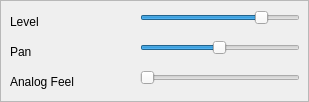
            <widget class="QFrame" name="frame">
             <property name="sizePolicy">
              <sizepolicy hsizetype="Preferred" vsizetype="MinimumExpanding">
               <horstretch>0</horstretch>
               <verstretch>0</verstretch>
              </sizepolicy>
             </property>
             <property name="frameShape">
              <enum>QFrame::StyledPanel</enum>
             </property>
             <property name="frameShadow">
              <enum>QFrame::Raised</enum>
             </property>
             <widget class="QLabel" name="label_64">
              <property name="geometry">
               <rect>
                <x>10</x>
                <y>10</y>
                <width>75</width>
                <height>23</height>
               </rect>
              </property>
              <property name="text">
               <string>Level</string>
              </property>
             </widget>
             <widget class="QLabel" name="label_65">
              <property name="geometry">
               <rect>
                <x>10</x>
                <y>40</y>
                <width>75</width>
                <height>23</height>
               </rect>
              </property>
              <property name="text">
               <string>Pan</string>
              </property>
             </widget>
             <widget class="QLabel" name="label_66">
              <property name="geometry">
               <rect>
                <x>10</x>
                <y>70</y>
                <width>91</width>
                <height>23</height>
               </rect>
              </property>
              <property name="text">
               <string>Analog Feel</string>
              </property>
             </widget>
             <widget class="QSlider" name="patchLevel">
              <property name="geometry">
               <rect>
                <x>140</x>
                <y>10</y>
                <width>160</width>
                <height>16</height>
               </rect>
              </property>
              <property name="maximum">
               <number>127</number>
              </property>
              <property name="value">
               <number>100</number>
              </property>
              <property name="orientation">
               <enum>Qt::Horizontal</enum>
              </property>
             </widget>
             <widget class="QSlider" name="patchPan">
              <property name="geometry">
               <rect>
                <x>140</x>
                <y>40</y>
                <width>160</width>
                <height>16</height>
               </rect>
              </property>
              <property name="maximum">
               <number>127</number>
              </property>
              <property name="value">
               <number>63</number>
              </property>
              <property name="orientation">
               <enum>Qt::Horizontal</enum>
              </property>
             </widget>
             <widget class="QSlider" name="analogFeel">
              <property name="geometry">
               <rect>
                <x>140</x>
                <y>70</y>
                <width>160</width>
                <height>16</height>
               </rect>
              </property>
              <property name="maximum">
               <number>127</number>
              </property>
              <property name="value">
               <number>0</number>
              </property>
              <property name="orientation">
               <enum>Qt::Horizontal</enum>
              </property>
             </widget>
            </widget>
